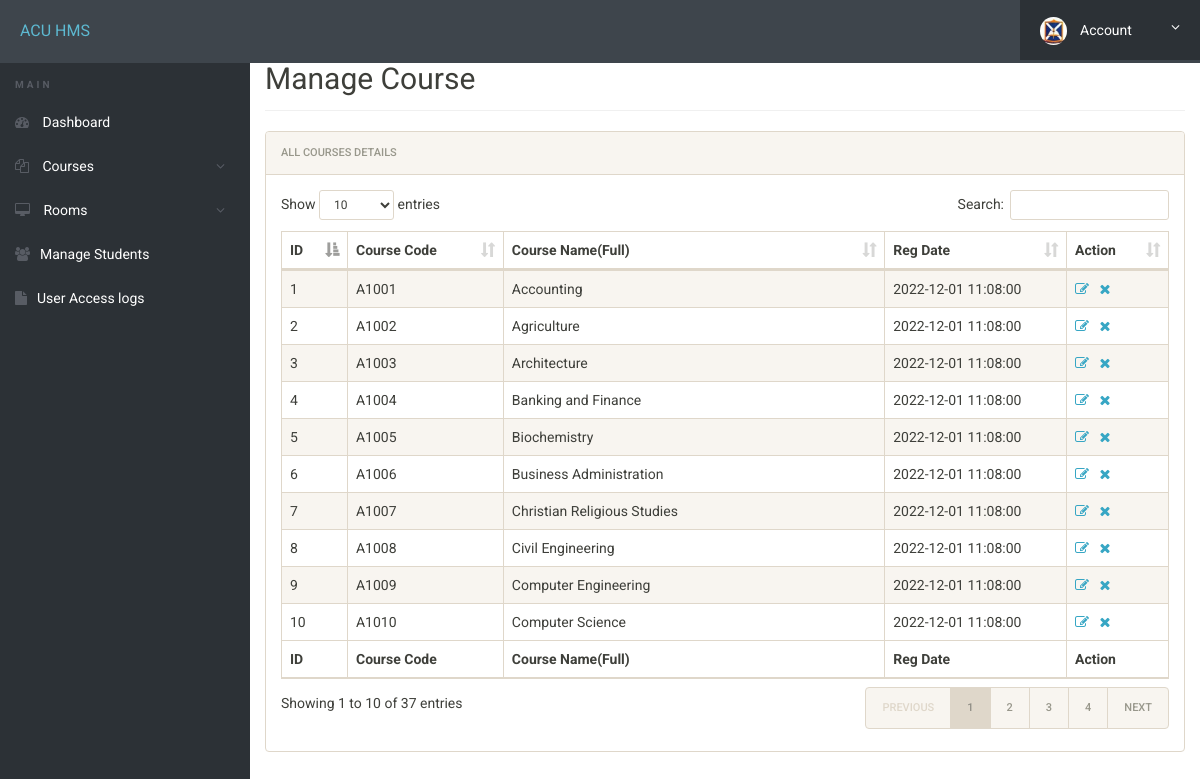
Page /hostel/admin/manage-courses.php (signed in) on the committed database.
### tables this page shows
CREATE TABLE `courses` (
  `id` int(11) NOT NULL,
  `course_code` varchar(255) DEFAULT NULL,
  `course_fn` varchar(255) DEFAULT NULL,
  `posting_date` timestamp NULL DEFAULT current_timestamp()
);

### hostel/admin/manage-courses.php (the view, shortened to what this page needs)
<?php
include('includes/config.php');
?>
<!doctype html>
<html lang="en" class="no-js">
<head>
	<link rel="stylesheet" href="css/font-awesome.min.css">
	<link rel="stylesheet" href="css/bootstrap.min.css">
	<link rel="stylesheet" href="css/dataTables.bootstrap.min.css">
	<link rel="stylesheet" href="css/bootstrap-social.css">
	<link rel="stylesheet" href="css/bootstrap-select.css">
	<link rel="stylesheet" href="css/fileinput.min.css">
	<link rel="stylesheet" href="css/awesome-bootstrap-checkbox.css">
	<link rel="stylesheet" href="css/style.css">
</head>
<body>
	<?php include('includes/header.php');?>
	<div class="ts-main-content">
			<?php include('includes/sidebar.php');?>
		<div class="content-wrapper">
			<div class="container-fluid">
				<div class="row">
					<div class="col-md-12">
						<h2 class="page-title" style="margin-top:4%">Manage Course</h2>
						<div class="panel panel-default">
							<div class="panel-heading">All Courses Details</div>
							<div class="panel-body">
								<table id="zctb" class="display table table-striped table-bordered table-hover" cellspacing="0" width="100%">
									<thead>
										<tr>
											<th>ID</th>
											<th>Course Code</th>
											<th>Course Name(Full)</th>
											<th>Reg Date </th>
											<th>Action</th>
										</tr>
									</thead>
									<tfoot>
										<tr>
											<th>ID</th>
											<th>Course Code</th>
											<th>Course Name(Full)</th>
											<th>Reg Date</th>
											<th>Action</th>										</tr>
									</tfoot>
									<tbody>
<?php
$ret="select * from courses";
$stmt= $mysqli->prepare($ret) ;
$stmt->execute() ;
$res=$stmt->get_result();
$cnt=1;
while($row=$res->fetch_object())
	  {
	  	?>
<tr><td><?php echo $cnt;;?></td>
<td><?php echo $row->course_code;?></td>
<td><?php echo $row->course_fn;?></td>
<td><?php echo $row->posting_date;?></td>
<td><a href="edit-course.php?id=<?php echo $row->id;?>"><i class="fa fa-edit"></i></a>&nbsp;&nbsp;
<a href="manage-courses.php?del=<?php echo $row->id;?>" onclick="return confirm("Do you want to delete");"><i class="fa fa-close"></i></a></td>
										</tr>
									<?php
$cnt=$cnt+1;
									 } ?>
									</tbody>
								</table>
							</div>
						</div>
					</div>
				</div>
			</div>
		</div>
	</div>
</body>
</html>

### hostel/admin/css/style.css (style rules this page uses)
html { font-size: 14px; }
@media only screen and (min-width: 480px) { html { font-size: 17px; } }
@media only screen and (min-width: 768px) { html { font-size: 14px; } }
body { font-size: 1em; }
a { color: #37a6c4; }
.panel { overflow: hidden; }
.page-title { padding-bottom: 15px; margin-bottom: 20px; border-bottom: 1px solid #f0f0f0; }
.ts-main-content .content-wrapper { padding-top: 15px; margin-top: 10px; }
@media only screen and (min-width: 992px) { .ts-main-content .content-wrapper { margin-left: 250px; } }

### rows in the picture
courses: course_code "A1001", course_fn "Accounting", posting_date "2022-12-01 11:08:00"
courses: course_code "A1002", course_fn "Agriculture", posting_date "2022-12-01 11:08:00"
courses: course_code "A1003", course_fn "Architecture", posting_date "2022-12-01 11:08:00"
courses: course_code "A1004", course_fn "Banking and Finance", posting_date "2022-12-01 11:08:00"
courses: course_code "A1005", course_fn "Biochemistry", posting_date "2022-12-01 11:08:00"
courses: course_code "A1006", course_fn "Business Administration", posting_date "2022-12-01 11:08:00"
courses: course_code "A1007", course_fn "Christian Religious Studies", posting_date "2022-12-01 11:08:00"
courses: course_code "A1008", course_fn "Civil Engineering", posting_date "2022-12-01 11:08:00"
courses: course_code "A1009", course_fn "Computer Engineering", posting_date "2022-12-01 11:08:00"
courses: course_code "A1010", course_fn "Computer Science", posting_date "2022-12-01 11:08:00"
